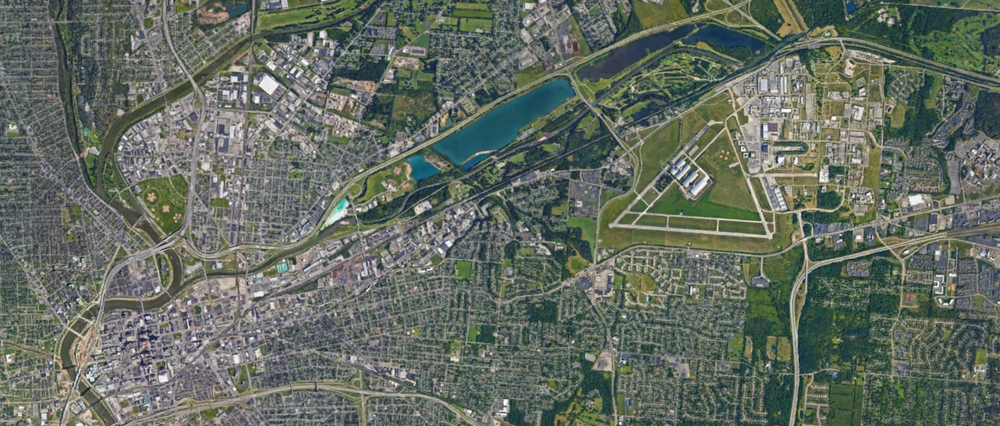
#> input picture Surf_test/Dayton_panorama/Map2.png, 1000 x 426 px, shrunk from 1878 x 800 before the run, found by its file name
$ python SIFT_test.py   (Python 2 division)
#> lines starting #> are read from the running program, lines starting #| are printed output that depends on the picture
import cv2
import numpy as np
from matplotlib import pyplot as plt


img = cv2.imread('SURF_test/Dayton_panorama/Map2.png')
#> img is the input picture: shape (426, 1000, 3); mean B, G, R 97.5, 107.9, 99.7
gray= cv2.cvtColor(img,cv2.COLOR_BGR2GRAY)
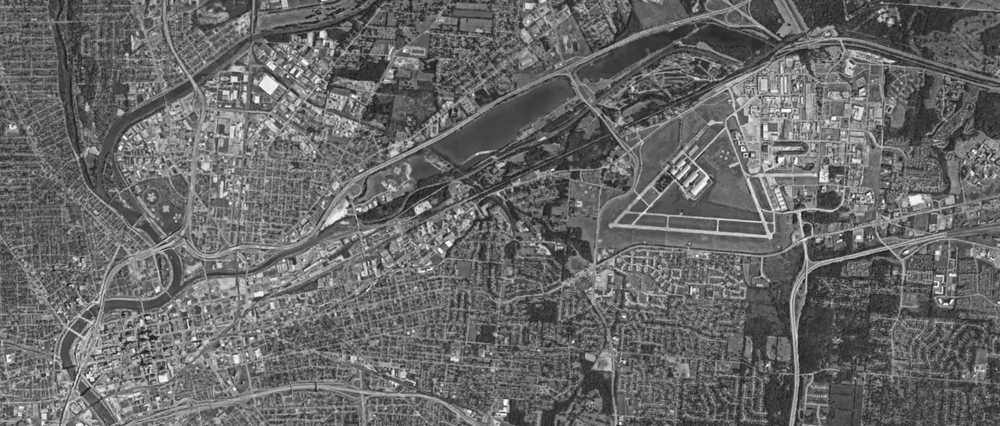
#> gray: shape (426, 1000); min 22, max 255, mean 104.2

img2 = cv2.imread('SURF_test/Dayton_panorama/Map3.png')
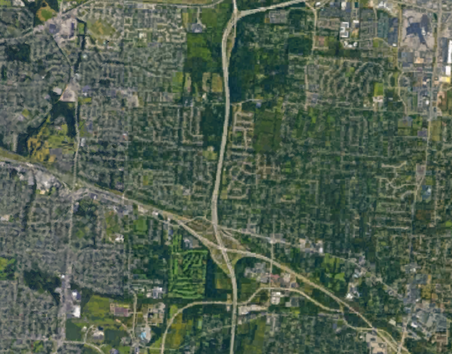
#> input picture Surf_test/Dayton_panorama/Map3.png, 452 x 354 px, shrunk from 848 x 664 before the run, found by its file name
#> img2 is the input picture: shape (354, 452, 3); mean B, G, R 81.8, 97.2, 83
gray2= cv2.cvtColor(img2,cv2.COLOR_BGR2GRAY)
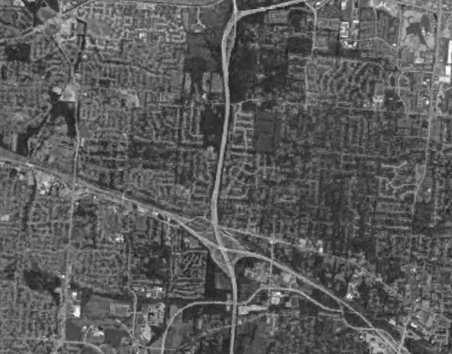
#> gray2: shape (354, 452); min 24, max 255, mean 91.2


sift = cv2.xfeatures2d.SIFT_create()
(kps, descs) = sift.detectAndCompute(gray, None)
#> kps = 9637 keypoints; strongest (x, y, size): (322, 34, 4.6), (853, 196, 1.9), (257, 100, 4.2), (449, 244, 3.9)
(kps2, descs2) = sift.detectAndCompute(gray2, None)
#> kps2 = 4738 keypoints; strongest (x, y, size): (77, 312, 5.2), (349, 296, 4), (318, 3, 2), (427, 102, 2.3)
#kp=sift.detect(gray,None)
    #.detect(gray,None)

cv2.drawKeypoints(gray,kps,img,flags=cv2.DRAW_MATCHES_FLAGS_DRAW_RICH_KEYPOINTS)
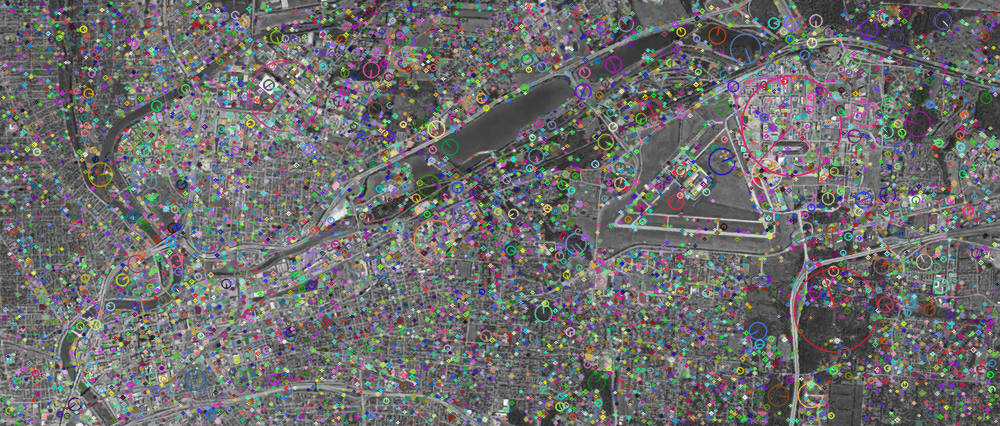
#> img: shape (426, 1000, 3); mean B, G, R 108.6, 108.5, 109.2

cv2.imwrite('./SURF_test/panorama.jpeg',img)

FLANN_INDEX_KDTREE = 0
index_params = dict(algorithm = FLANN_INDEX_KDTREE, trees = 5)
search_params = dict(checks=50)   # or pass empty dictionary

flann=cv2.FlannBasedMatcher(index_params,search_params)

#matches = flann.knnMatch(des1,des2,k=2)
matches = flann.knnMatch(descs,descs2,k=2)
#> matches = 9637 matches
print len(matches)
#| 9637
# Need to draw only good matches, so create a mask
matchesMask = [[0,0] for i in xrange(len(matches))]
#> matchesMask = 9637 pairs, first value 0 to 0, second value 0 to 0
good =[]
# ratio test as per Lowe's paper
for i,(m,n) in enumerate(matches):
    if m.distance < 0.7*n.distance:
        matchesMask[i]=[1,0]
        good.append(m)
#> after the loop, good = 244 matches; matchesMask = 9637 pairs, first value 0 to 1, second value 0 to 0


print len(good)
#| 244

draw_params = dict(matchColor = (0,255,0),
                   singlePointColor = None,#(255,0,0),
                   matchesMask = matchesMask,
                   flags = 0)
#> draw_params = 4 items

img3 = cv2.drawMatchesKnn(img,kps,img2,kps2,matches,None,**draw_params)
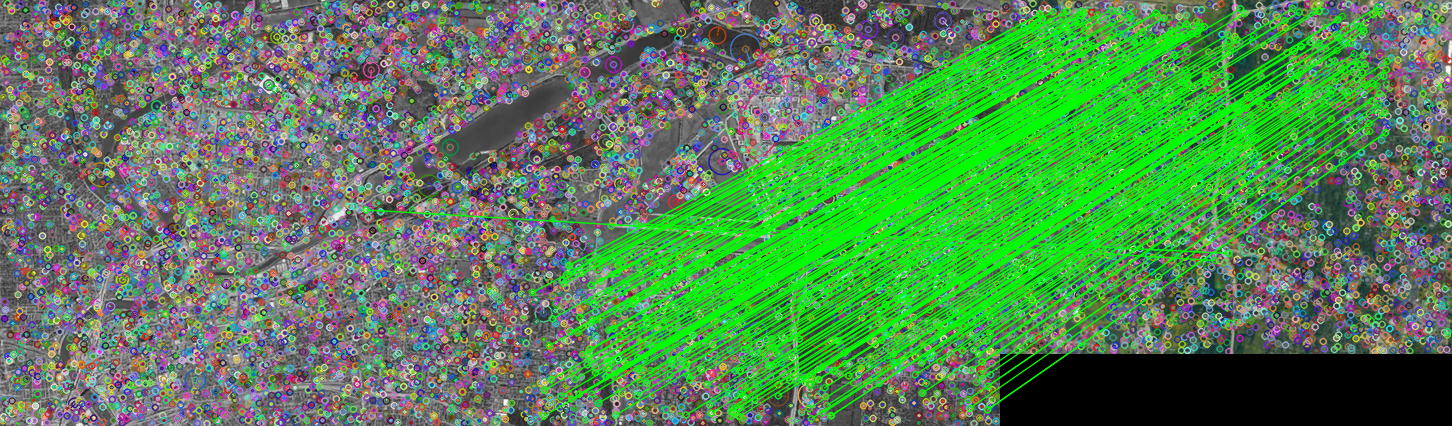
#> img3: shape (426, 1452, 3); mean B, G, R 86.1, 131.3, 86.7
#plt.imshow(img3,),plt.show()
cv2.imwrite('SURF_test/pictures/SIFT_matches.jpeg',img3)
